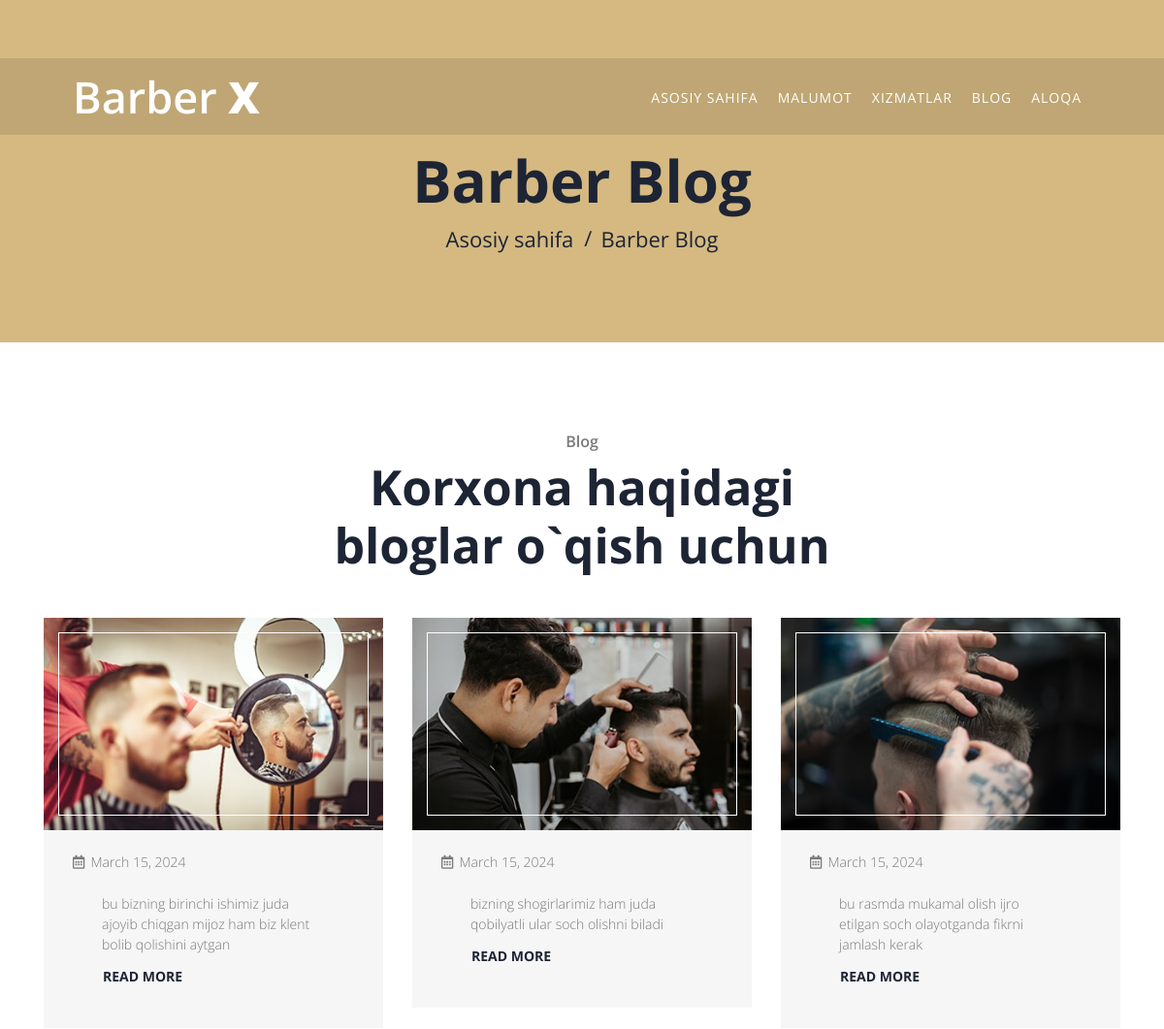
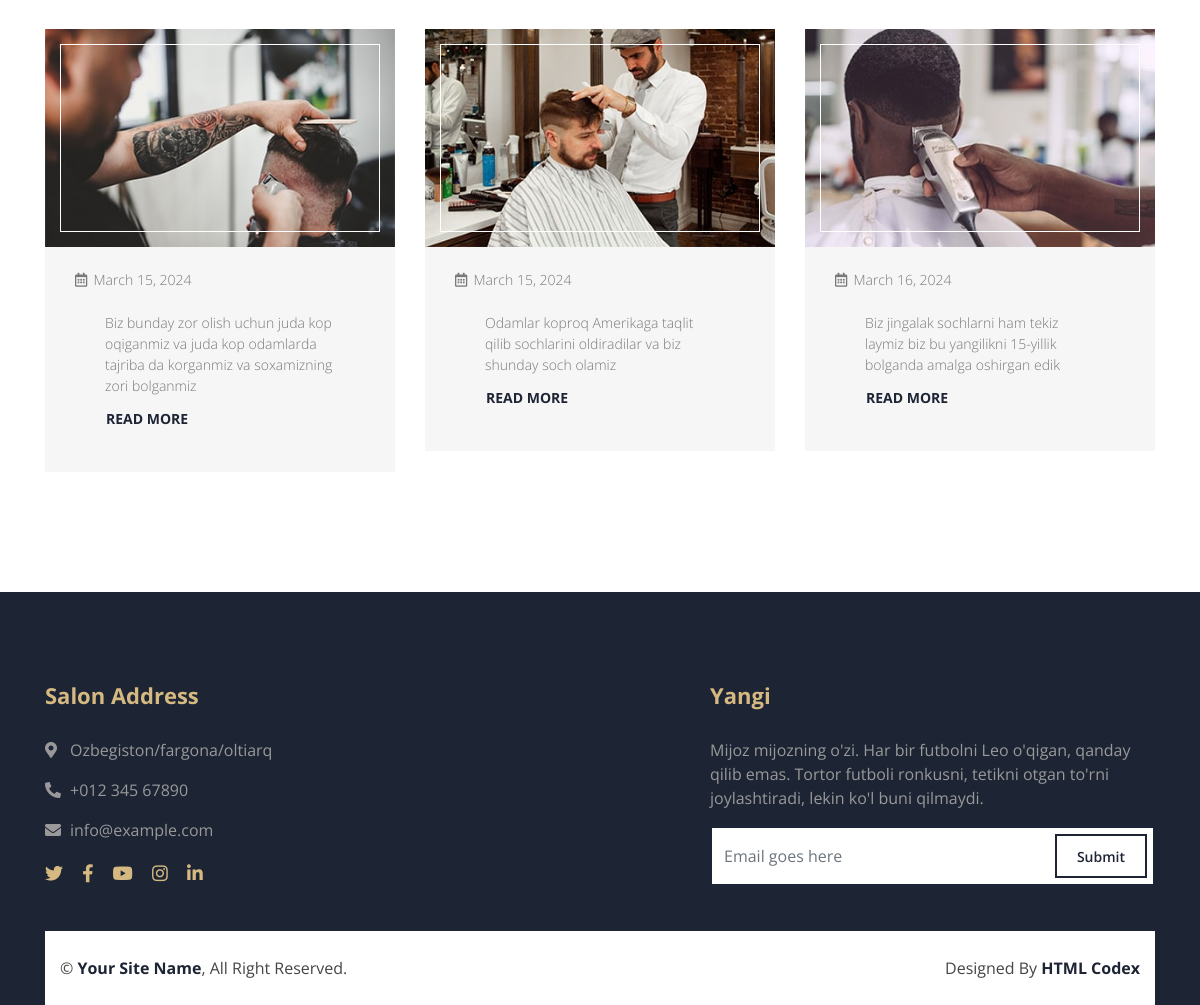
Screenshot of /blog/ with the database file from the repository (2 pictures, top to bottom).
### main/models.py (models this page shows, shortened)
class Blog(models.Model):
    name = models.CharField(max_length=255)
    body = models.TextField()
    icon = models.FileField(upload_to='blog/')
    date = models.DateField(auto_now_add=True)

### main/views.py (the view)
# urls.py: 2. Add a URL to urlpatterns:  path('blog/', include('blog.urls'))
def blog(request):
    blogs = models.Blog.objects.all()
    context = {
        'blogs':blogs
    }
    return render(request, 'blog.html', context)

### templates/blog.html (shortened to what this page needs)
{% load static %}
<!DOCTYPE html>
<html lang="en">
    <head>
        <link href="https://stackpath.bootstrapcdn.com/bootstrap/4.4.1/css/bootstrap.min.css" rel="stylesheet">
        <link href="https://cdnjs.cloudflare.com/ajax/libs/font-awesome/5.10.0/css/all.min.css" rel="stylesheet">
        <link href="{% static 'lib/animate/animate.min.css' %}" rel="stylesheet">
        <link href="{% static 'lib/owlcarousel/assets/owl.carousel.min.css' %}" rel="stylesheet">
        <link href="{% static 'lib/lightbox/css/lightbox.min.css' %}" rel="stylesheet">
        <link href="{% static 'css/style.css' %}" rel="stylesheet">
    </head>
    <body>
        <div class="navbar navbar-expand-lg bg-dark navbar-dark">
            <div class="container-fluid">
                <a href="{% url 'index' %}" class="navbar-brand">Barber <span>X</span></a>
                <div class="collapse navbar-collapse justify-content-between" id="navbarCollapse">
                    <div class="navbar-nav ml-auto">
                        <a href="{% url 'index' %}" class="nav-item nav-link">Asosiy sahifa</a>
                        <a href="{% url 'about' %}" class="nav-item nav-link">Malumot</a>
                        <a href="{% url 'service' %}" class="nav-item nav-link">Xizmatlar</a>
                        <a href="{% url 'blog' %}" class="nav-item nav-link">Blog</a>
                        <a href="{% url 'contact' %}" class="nav-item nav-link">Aloqa</a>
                    </div>
                </div>
            </div>
        </div>
        <div class="page-header">
            <div class="container">
                <div class="row">
                    <div class="col-12">
                        <h2>Barber Blog</h2>
                    </div>
                    <div class="col-12">
                        <a href="">Asosiy sahifa</a>
                        <a href="">Barber Blog</a>
                    </div>
                </div>
            </div>
        </div>
        <div class="blog">
            <div class="container">
                <div class="section-header text-center">
                    <p>Blog</p>
                    <h2>Korxona haqidagi bloglar o`qish uchun</h2>
                </div>
                <div class="row blog-page">
                    {% for blog in blogs %}
                    <div class="col-lg-4 col-md-6">
                        <div class="blog-item">
                            <div class="blog-img">
                                <img src="{{blog.icon.url}}" alt="Blog">
                            </div>
                            <div class="blog-meta">
                                <i class="fa fa-calendar-alt"></i>
                                <p>{{blog.date}}</p>
                                <div class="blog-text">
                                    <p>{{blog.body}}</p>
                                    <a class="btn" href="">Read More <i class="fa fa-angle-right"></i></a>
                                </div>
                            </div>
                        </div>
                    </div> {% endfor %}
                    </div>
                </div>
        </div>
        <div class="footer">
            <div class="container">
                <div class="row">
                    <div class="col-lg-7">
                        <div class="row">
                            <div class="col-md-6">
                                <div class="footer-contact">
                                    <h2>Salon Address</h2>
                                    <p><i class="fa fa-map-marker-alt"></i>Ozbegiston/fargona/oltiarq</p>
                                    <p><i class="fa fa-phone-alt"></i>+012 345 67890</p>
                                    <p><i class="fa fa-envelope"></i>info@example.com</p>
                                    <div class="footer-social">
                                        <a href=""><i class="fab fa-twitter"></i></a>
                                        <a href=""><i class="fab fa-facebook-f"></i></a>
                                        <a href=""><i class="fab fa-youtube"></i></a>
                                        <a href=""><i class="fab fa-instagram"></i></a>
                                        <a href=""><i class="fab fa-linkedin-in"></i></a>
                                    </div>
                                </div>
                            </div>
                        </div>
                    </div>
                    <div class="col-lg-5">
                        <div class="footer-newsletter">
                            <h2>Yangi</h2>
                            <p>
                                Mijoz mijozning o'zi. Har bir futbolni Leo o'qigan, qanday qilib emas. Tortor futboli ronkusni, tetikni otgan to'rni joylashtiradi, lekin ko'l buni qilmaydi.</p>
                            <div class="form">
                                <input class="form-control" placeholder="Email goes here">
                                <button class="btn">Submit</button>
                            </div>
                        </div>
                    </div>
                </div>
            </div>
            <div class="container copyright">
                <div class="row">
                    <div class="col-md-6">
                        <p>&copy; <a href="#">Your Site Name</a>, All Right Reserved.</p>
                    </div>
                    <div class="col-md-6">
                        <p>Designed By <a href="https://htmlcodex.com">HTML Codex</a></p>
                    </div>
                </div>
            </div>
        </div>
    </body>
</html>

### static/css/style.css (style rules this page uses)
body { color: #797979; background: #ffffff; font-family: 'Open Sans', sans-serif; }
h1, h2, h3, h4, h5, h6 { color: #1d2434; }
a { color: #454545; transition: .3s; }
.container-fluid { max-width: 1366px; }
.navbar { position: relative; transition: .5s; z-index: 999; }
.navbar .navbar-brand { margin: 0; color: #ffffff; font-size: 45px; line-height: 0px; font-weight: 600; }
.navbar .navbar-brand span { font-weight: 800; }
.navbar-dark .navbar-nav .nav-link, .navbar-dark .navbar-nav .nav-link:focus, .navbar-dark .navbar-nav .nav-link:hover, .navbar-dark .navbar-nav .nav-link.active { padding: 10px 10px 8px 10px; color: #ffffff; }
@media (min-width: 992px) { .navbar { position: absolute; width: 100%; top: 60px; padding: 20px 60px; background: rgba(0, 0, 0, .1) !important; z-index: 9; } }
@media (min-width: 992px) { .navbar a.nav-link { padding: 8px 15px; font-size: 14px; letter-spacing: 1px; text-transform: uppercase; } }
.page-header { position: relative; margin-bottom: 45px; padding: 150px 0 90px 0; text-align: center; background: #D5B981; }
.page-header h2 { position: relative; color: #1d2434; font-size: 60px; font-weight: 700; }
.page-header a { position: relative; padding: 0 12px; font-size: 22px; color: #1d2434; }
.page-header a::after { position: absolute; content: "/"; width: 8px; height: 8px; top: -2px; right: -7px; text-align: center; color: #1d2434; }
.page-header a:last-child::after { display: none; }
.section-header { position: relative; max-width: 600px; margin: 0 auto; margin-bottom: 45px; }
.section-header p { margin-bottom: 5px; position: relative; font-size: 16px; font-weight: 600; }
.section-header h2 { margin: 0; position: relative; font-size: 50px; font-weight: 700; }
.blog { position: relative; width: 100%; padding: 45px 0; }
.blog .blog-item { position: relative; margin: 0 15px; background: rgba(29, 36, 52, .04); overflow: hidden; }
.blog .blog-page .blog-item { margin: 0 0 30px 0; }
.blog .blog-img { position: relative; width: 100%; }
.blog .blog-img::after { position: absolute; content: ""; top: 15px; right: 15px; bottom: 15px; left: 15px; background: transparent; border: 1px solid #ffffff; z-index: 1; }
.blog .blog-img img { width: 100%; }
.blog .blog-meta { position: relative; padding: 20px 30px 12px 30px; }
.blog .blog-meta * { display: inline-block; margin: 0; padding: 0; font-size: 14px; font-weight: 300; color: #797979; }
.blog .blog-meta i { margin: 0 2px 0 10px; }
.blog .blog-meta i:first-child { margin-left: 0; }
.blog .blog-text { position: relative; padding: 0 30px 30px 30px; }
.blog .blog-text p { margin-bottom: 10px; }
.blog .blog-item a.btn { padding: 0; font-size: 14px; font-weight: 700; text-transform: uppercase; color: #1d2434; transition: .3s; }
.blog .blog-item a.btn i { margin-left: 5px; }
.footer { position: relative; margin-top: 45px; padding-top: 90px; background: #1d2434; }
.footer .footer-contact, .footer .footer-link, .footer .footer-newsletter { position: relative; margin-bottom: 45px; color: #999999; }
.footer .footer-contact h2, .footer .footer-link h2, .footer .footer-newsletter h2 { position: relative; margin-bottom: 30px; font-size: 22px; font-weight: 700; color: #D5B981; }
.footer .footer-contact p i { width: 25px; }
.footer .footer-social { position: relative; margin-top: 20px; }
.footer .footer-social a { display: inline-block; }
.footer .footer-social a i { margin-right: 15px; font-size: 18px; color: #D5B981; }
.footer .footer-social a:last-child i { margin: 0; }
.footer .footer-newsletter .form { position: relative; width: 100%; }
.footer .footer-newsletter input { height: 60px; border: 2px solid #1d2434; border-radius: 0; }
.footer .footer-newsletter .btn { position: absolute; top: 8px; right: 8px; height: 44px; padding: 8px 20px; font-size: 14px; font-weight: 600; color: #1d2434; background: none; border-radius: 0; border: 2px solid #1d2434; transition: .3s; }
.footer .copyright { padding: 0 30px; }
.footer .copyright .row { background: #ffffff; padding-top: 25px; padding-bottom: 25px; }
.footer .copyright p { margin: 0; color: #454545; }
.footer .copyright .col-md-6:last-child p { text-align: right; }
.footer .copyright p a { color: #1d2434; font-weight: 700; }

### rows the page displays
Blog: icon (picture), date "March 15, 2024", body "bu bizning birinchi ishimiz juda ajoyib chiqgan mijoz ham biz klent bolib qolishini aytgan"
Blog: icon (picture), date "March 15, 2024", body "bizning shogirlarimiz ham juda qobilyatli ular soch olishni biladi"
Blog: icon (picture), date "March 15, 2024", body "bu rasmda mukamal olish ijro etilgan soch olayotganda fikrni jamlash kerak"
Blog: icon (picture), date "March 15, 2024", body "Biz bunday zor olish uchun juda kop oqiganmiz va juda kop odamlarda tajriba da korganmiz va soxamizning zori bolganmiz"
Blog: icon (picture), date "March 15, 2024", body "Odamlar koproq Amerikaga taqlit qilib sochlarini oldiradilar va biz shunday soch olamiz"
Blog: icon (picture), date "March 16, 2024", body "Biz jingalak sochlarni ham tekiz laymiz biz bu yangilikni 15-yillik bolganda amalga oshirgan edik"
